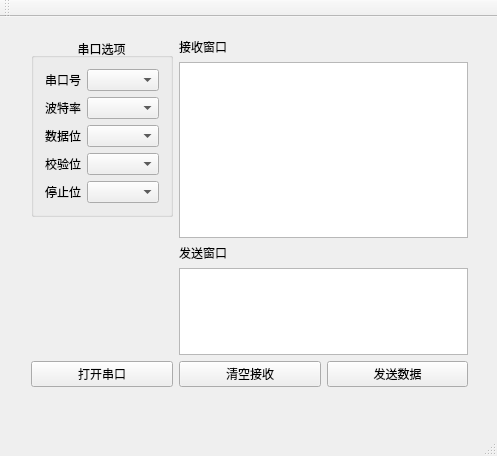
<?xml version="1.0" encoding="UTF-8"?>
<ui version="4.0">
 <class>MainWindow</class>
 <widget class="QMainWindow" name="MainWindow">
  <property name="geometry">
   <rect>
    <x>0</x>
    <y>0</y>
    <width>497</width>
    <height>456</height>
   </rect>
  </property>
  <property name="windowTitle">
   <string>串口工具1.2</string>
  </property>
  <widget class="QWidget" name="centralWidget">
   <widget class="QWidget" name="layoutWidget">
    <property name="geometry">
     <rect>
      <x>20</x>
      <y>10</y>
      <width>459</width>
      <height>371</height>
     </rect>
    </property>
    <layout class="QHBoxLayout" name="horizontalLayout_2">
     <item>
      <layout class="QVBoxLayout" name="verticalLayout">
       <item>
        <widget class="QGroupBox" name="groupBox">
         <property name="title">
          <string>串口选项</string>
         </property>
         <property name="alignment">
          <set>Qt::AlignCenter</set>
         </property>
         <layout class="QGridLayout" name="gridLayout">
          <item row="0" column="0">
           <widget class="QLabel" name="label">
            <property name="text">
             <string>串口号</string>
            </property>
           </widget>
          </item>
          <item row="0" column="1">
           <widget class="QComboBox" name="portNameBox"/>
          </item>
          <item row="1" column="0">
           <widget class="QLabel" name="label_2">
            <property name="text">
             <string>波特率</string>
            </property>
           </widget>
          </item>
          <item row="1" column="1">
           <widget class="QComboBox" name="baudRateBox"/>
          </item>
          <item row="2" column="0">
           <widget class="QLabel" name="label_3">
            <property name="text">
             <string>数据位</string>
            </property>
           </widget>
          </item>
          <item row="2" column="1">
           <widget class="QComboBox" name="dataBitsBox"/>
          </item>
          <item row="3" column="0">
           <widget class="QLabel" name="label_4">
            <property name="text">
             <string>校验位</string>
            </property>
           </widget>
          </item>
          <item row="3" column="1">
           <widget class="QComboBox" name="parityBox"/>
          </item>
          <item row="4" column="0">
           <widget class="QLabel" name="label_5">
            <property name="text">
             <string>停止位</string>
            </property>
           </widget>
          </item>
          <item row="4" column="1">
           <widget class="QComboBox" name="stopBitsBox"/>
          </item>
         </layout>
        </widget>
       </item>
       <item>
        <spacer name="verticalSpacer">
         <property name="orientation">
          <enum>Qt::Vertical</enum>
         </property>
         <property name="sizeHint" stdset="0">
          <size>
           <width>20</width>
           <height>40</height>
          </size>
         </property>
        </spacer>
       </item>
       <item>
        <widget class="QPushButton" name="openButton">
         <property name="text">
          <string>打开串口</string>
         </property>
        </widget>
       </item>
      </layout>
     </item>
     <item>
      <layout class="QVBoxLayout" name="verticalLayout_2">
       <item>
        <widget class="QLabel" name="label_6">
         <property name="text">
          <string>接收窗口</string>
         </property>
        </widget>
       </item>
       <item>
        <widget class="QTextEdit" name="getEdit"/>
       </item>
       <item>
        <widget class="QLabel" name="label_7">
         <property name="text">
          <string>发送窗口</string>
         </property>
        </widget>
       </item>
       <item>
        <widget class="QTextEdit" name="sendEdit">
         <property name="sizePolicy">
          <sizepolicy hsizetype="Expanding" vsizetype="Fixed">
           <horstretch>0</horstretch>
           <verstretch>0</verstretch>
          </sizepolicy>
         </property>
         <property name="maximumSize">
          <size>
           <width>16777215</width>
           <height>87</height>
          </size>
         </property>
        </widget>
       </item>
       <item>
        <layout class="QHBoxLayout" name="horizontalLayout">
         <item>
          <widget class="QPushButton" name="clearButton">
           <property name="text">
            <string>清空接收</string>
           </property>
          </widget>
         </item>
         <item>
          <widget class="QPushButton" name="sendButton">
           <property name="text">
            <string>发送数据</string>
           </property>
          </widget>
         </item>
        </layout>
       </item>
      </layout>
     </item>
    </layout>
   </widget>
  </widget>
  <widget class="QMenuBar" name="menuBar">
   <property name="geometry">
    <rect>
     <x>0</x>
     <y>0</y>
     <width>497</width>
     <height>26</height>
    </rect>
   </property>
  </widget>
  <widget class="QToolBar" name="mainToolBar">
   <attribute name="toolBarArea">
    <enum>TopToolBarArea</enum>
   </attribute>
   <attribute name="toolBarBreak">
    <bool>false</bool>
   </attribute>
  </widget>
  <widget class="QStatusBar" name="statusBar"/>
 </widget>
 <layoutdefault spacing="6" margin="11"/>
 <resources/>
 <connections/>
</ui>
